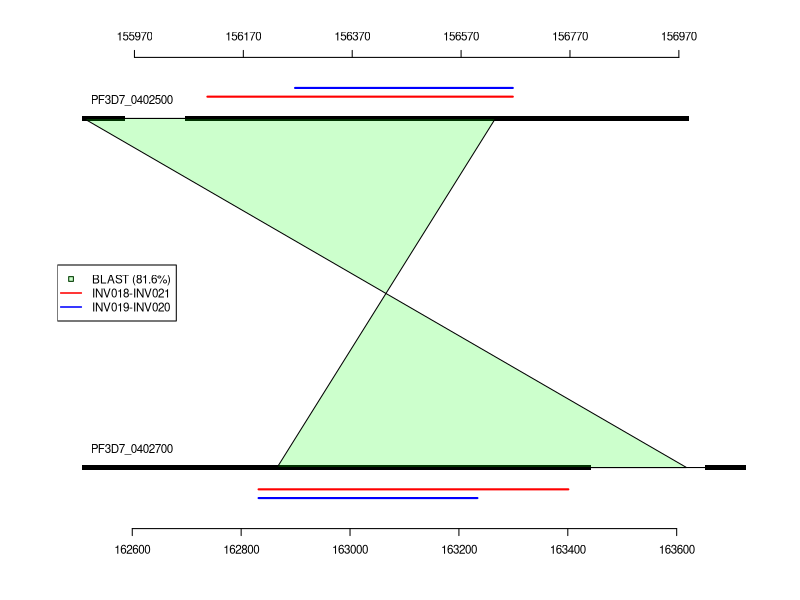

This chart was generated by the following R code:
#GeneVsGene Plot
geneTop <- 'PF3D7_0402500'
geneBot <- 'PF3D7_0402700'

bpTop <- 155877:156984 # Base positions for top gene
bpBot <- 162511:163724 # Base positions for bottom gene

exonsTop <- c(155878:155947,156068:156983)
exonsBot <- c(162512:163016,163020:163401,163405:163438,163657:163723)

intronsTop <- bpTop[!(bpTop %in% exonsTop)]
intronsBot <- bpBot[!(bpBot %in% exonsBot)]

Top2Bot <- (bpBot[1]-bpTop[1])

topINV <- c(356, 1108) # Matching region in top gene
botINV <- c(1,757) # Matching region in bottom gene

TopAsBot <- bpTop + (bpBot[1]-bpTop[1])
spacing <- 200
diff <- 4 # Calculate this, is displacement of bp5 and bp7
topticksPos <- TopAsBot[TopAsBot %% spacing == 0] + diff
topticksLab <- bpTop[TopAsBot %% spacing == 0] + diff

topVar <- list(c(156104,156665), c(156265,156665))
botVar <- list(c(162832,163401), c(162832,163234))
colINVs <- c('red','blue')

h <- 4
w <- 8
u <- 'in'
r <- 300
tiff('PfINV_Figure2.tiff', height=h, width=w, unit=u, res=r)
par(cex=0.7)
#par(mfrow=c(3,1))

# Plot base genes
plot(bpBot, rep(1,length(bpBot)), col='white', yaxt='n', ylab='', xlab='', bty='n', ylim=c(0.75,1.25)) #base
points(bpBot[1:length(bpTop)], rep(1.2,length(bpTop)), type='l', lwd=1) #5
points(bpBot, rep(0.8,length(bpBot)), type='l', lwd=1) #7
points(exonsTop+Top2Bot, rep(1.2,length(exonsTop)), type='p', lwd=2, pch=15) #5
points(exonsBot, rep(0.8,length(exonsBot)), type='p', lwd=2, pch=15) #7
axis(side=3,at=topticksPos, labels=topticksLab)
text(min(bpBot), c(1.22, 0.82), labels=c(geneTop, geneBot), pos=4)
legend('left', legend=c('BLAST (81.6%)','INV018-INV021','INV019-INV020'), col=c('black', colINVs), lty=c(NA,1,1), pch=c(22,NA,NA))
legend('left', legend=c('','',''), col=c(rgb(0,1,0,0.2), colINVs), lty=c(NA,1,1), pch=c(15,NA,NA), bty='n')

# Plot gene-gene INV coordinates
polygon(c(bpBot[botINV[1]],bpBot[botINV[2]],bpBot[topINV[1]], bpBot[topINV[2]]), c(1.2,1.2,0.8,0.8), col=rgb(0,1,0,0.2))

# Plot INV variants positions
#polygon(c(topVar[[1]]+(bpBot[1]-bpTop[1]),botVar[[1]]), c(1.2,1.2,0.8,0.8), lty=2, col=rgb(0,0,1,0.2))
for (x in 1:length(topVar)) {
	# plot(bpBot, rep(1,length(bpBot)), col='white', yaxt='n', ylab='', xlab='', bty='n', ylim=c(0.75,1.25)) #base
	# points(bpBot[1:length(bpTop)], rep(1.2,length(bpTop)), type='l', lwd=2) #5
	# points(bpBot, rep(0.8,length(bpBot)), type='l', lwd=2) #7
	# axis(side=3,at=topticksPos, labels=topticksLab)
	# text(min(bp7), c(1.215, 0.815), labels=c(geneTop, geneBot), pos=4)
	# polygon(c(topVar[[x]]+(bpBot[1]-bpTop[1]),botVar[[x]]), c(1.2,1.2,0.8,0.8), lty=2, col=rgb(0,0,1,0.2))
	lines(topVar[[x]]+Top2Bot, rep(1.215+x/100, 2), col=colINVs[x], lwd=2)
	lines(botVar[[x]], rep(0.785-x/100, 2), col=colINVs[x], lwd=2)
}

dev.off()
